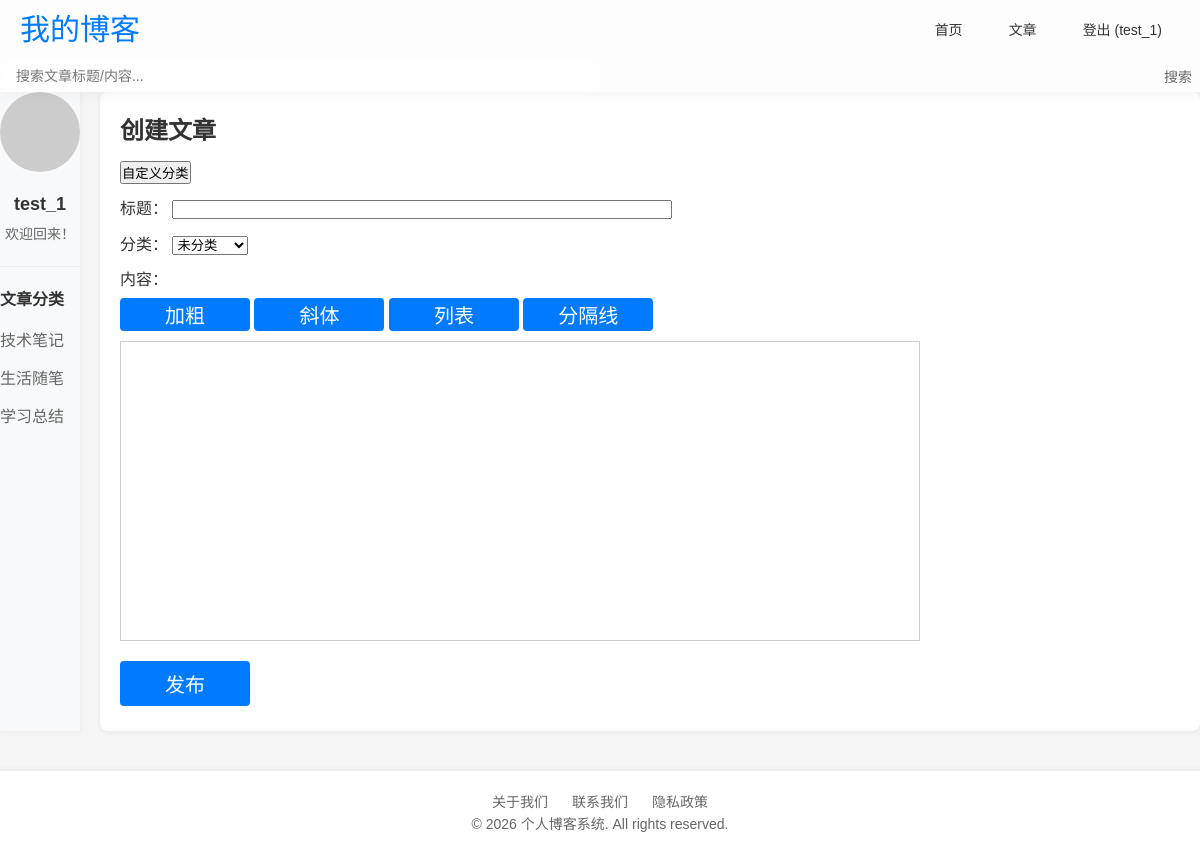
The app's page /create (signed in), older data.
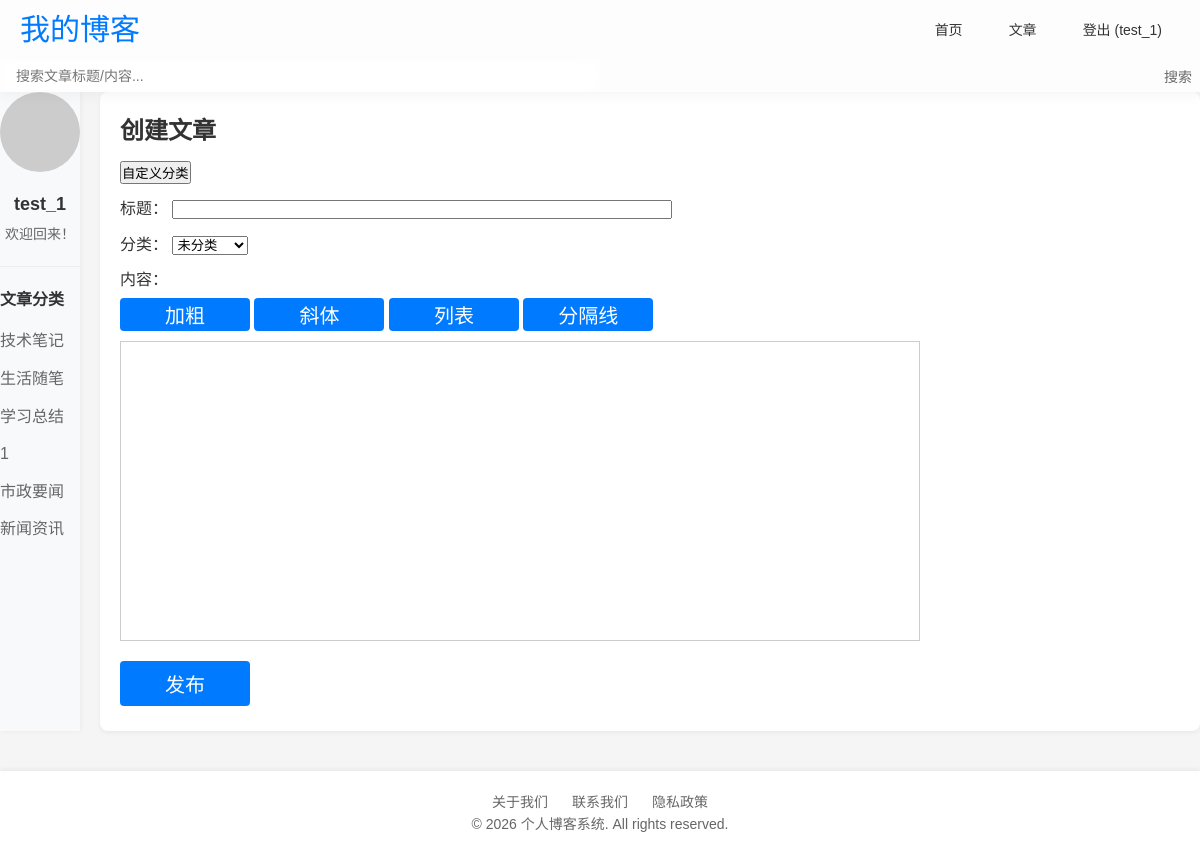
The same page, newer data.
### app.py (models this page shows)
class Category(db.Model):
    id = db.Column(db.Integer, primary_key=True)
    name = db.Column(db.String(50), unique=True, nullable=False)

### app.py (the view, shortened to what this page needs)
@app.route("/create",methods = ["GET","POST"])
@login_required
def create():
    categories = Category.query.all()
    return render_template("edit.html",is_create = True,categories = categories)

### app.py (called while the page is built)
@login_manager.user_loader
def load_user(user_id):
    return User.query.get(int(user_id)) if user_id else None

### templates/edit.html (shortened to what this page needs)
{% extends 'base.html' %}
{% block content %}
{% if is_create %}
  <h2>创建文章</h2>
            <div style="margin: 10px 0;">
                <button type="button" onclick="document.getElementById('category-form').style.display='block'">自定义分类</button>
            </div>
{% endif %}
<form method="POST" onsubmit="syncEditorContent()">
    <div style="margin: 10px 0;">
        <label>标题：</label>
        <input type="text" name="title" value="{%if not is_create%}{{ post.title }}{%endif%}" required style="width: 500px;">
    </div>
    <div style="margin: 10px 0;">
        <label>分类：</label>
        <select name="category">
            <option value="">未分类</option>
        </select>
    </div>
    <div style="margin: 10px 0;">
        <label>内容：</label>
        <div style="margin-bottom: 5px;">
            <button class="btn btn-primary" type="button" onclick="formatDoc('bold')" style="padding: 2px 8px;">加粗</button>
            <button class="btn btn-primary" type="button" onclick="formatDoc('italic')" style="padding: 2px 8px;">斜体</button>
            <button class="btn btn-primary" type="button" onclick="formatDoc('insertUnorderedList')" style="padding: 2px 8px;">列表</button>
            <button class="btn btn-primary" type="button" onclick="formatDoc('insertHorizontalRule')" style="padding: 2px 8px;">分隔线</button>
        </div>
        <div id="editor"
             style="width: 800px; height: 300px; border:1px solid #ccc; padding:10px; min-height: 200px; overflow: auto;"
             contenteditable="true"
             spellcheck="true">
        </div>
    </div>
    <button type="submit" style="margin-top:10px;" class ="btn btn-primary">发布</button>
</form>
{% endblock %}

### templates/base.html (shortened to what this page needs)
<!DOCTYPE html>
<html lang="zh-CN">
<head>
</head>
<body>
    <header class="header">
        <div class="container">
            <div class="header-content">
                <a href="{{ url_for('index') }}" class="logo">我的博客</a>
                <nav class="nav-links navbar-menu">
                    <a href="{{ url_for('index') }}">首页</a>
                    {% if current_user.is_authenticated %}
                        <a href="{{ url_for('create') }}">文章</a>
                        <a href="{{ url_for('logout') }}">登出 ({{ current_user.username }})</a>
                    {% else %}
                        <a href="{{ url_for('login') }}">登录</a>
                        <a href="{{ url_for('register') }}">注册</a>
                    {% endif %}
                </nav>
            </div>
            <div class="search-box">
                <form class="search-form" action="{{ url_for('index') }}" method="get">
                    <input type="text" name="search" class="search-input" placeholder="搜索文章标题/内容..." value="{{ search_query or '' }}">
                <button type="submit" class="search-btn">搜索</button>
                </form>
            </div>
        </div>
    </header>
    <main class="container main-content">
        <aside class="sidebar">
            {% if current_user.is_authenticated %}
            <div class="user-info">
                <img src="https://ui-avatars.com/api/?name={{ current_user.username }}&background=4285f4&color=fff" alt="头像" class="avatar">
                <div class="username">{{ current_user.username }}</div>
                <div class="user-desc">欢迎回来！</div>
            </div>
            {% endif %}
            {%if categories %}
            <div class="sidebar-section">
                <h3 class="sidebar-title">文章分类</h3>
                <div class="category-list">
                    {% for category in categories %}
                        <a href="#">{{ category.name }}</a>
                    {% endfor %}
                </div>
            </div>
            {%endif%}
        </aside>
        <section class="content-area">
            {% block content %}{% endblock %}
        </section>
    </main>
    <footer class="footer">
        <div class="container">
            <div class="footer-links">
                <a href="#">关于我们</a>
                <a href="#">联系我们</a>
                <a href="#">隐私政策</a>
            </div>
            <p>&copy; 2026 个人博客系统. All rights reserved.</p>
        </div>
    </footer>
</body>
</html>

Row changes from the older to the newer data that the page shows:
added Category: name "1"
added Category: name "市政要闻"
added Category: name "新闻资讯"
